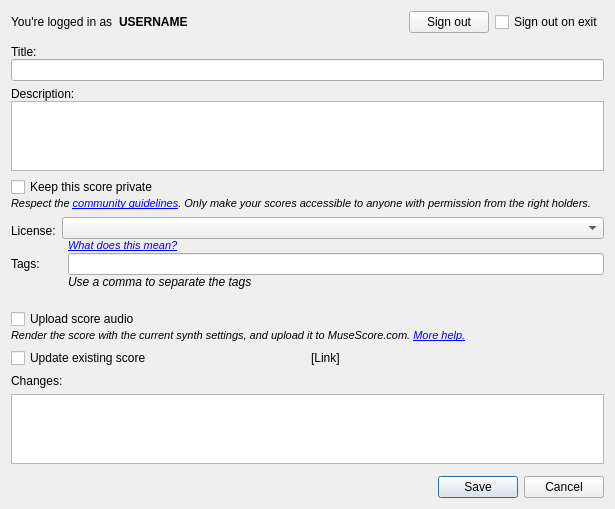
<?xml version="1.0" encoding="UTF-8"?>
<ui version="4.0">
 <class>UploadScoreDialog</class>
 <widget class="QDialog" name="UploadScoreDialog">
  <property name="geometry">
   <rect>
    <x>0</x>
    <y>0</y>
    <width>615</width>
    <height>491</height>
   </rect>
  </property>
  <property name="windowTitle">
   <string>Score Information</string>
  </property>
  <property name="modal">
   <bool>true</bool>
  </property>
  <layout class="QGridLayout" name="gridLayout">
   <property name="verticalSpacing">
    <number>12</number>
   </property>
   <item row="0" column="0">
    <layout class="QHBoxLayout" name="horizontalLayout">
     <property name="spacing">
      <number>6</number>
     </property>
     <item>
      <widget class="QLabel" name="label_3">
       <property name="text">
        <string>You're logged in as</string>
       </property>
      </widget>
     </item>
     <item>
      <widget class="QLabel" name="lblUsername">
       <property name="font">
        <font>
         <weight>75</weight>
         <bold>true</bold>
        </font>
       </property>
       <property name="text">
        <string notr="true" extracomment="Placeholder, gets set programatically">USERNAME</string>
       </property>
      </widget>
     </item>
     <item>
      <spacer name="horizontalSpacer_4">
       <property name="orientation">
        <enum>Qt::Horizontal</enum>
       </property>
       <property name="sizeHint" stdset="0">
        <size>
         <width>40</width>
         <height>20</height>
        </size>
       </property>
      </spacer>
     </item>
     <item>
      <widget class="QPushButton" name="btnSignout">
       <property name="text">
        <string>Sign out</string>
       </property>
      </widget>
     </item>
     <item>
      <widget class="QCheckBox" name="chkSignoutOnExit">
       <property name="text">
        <string>Sign out on exit</string>
       </property>
      </widget>
     </item>
    </layout>
   </item>
   <item row="1" column="0">
    <layout class="QVBoxLayout" name="verticalLayout">
     <property name="spacing">
      <number>6</number>
     </property>
     <item>
      <layout class="QVBoxLayout" name="verticalLayout_2">
       <property name="spacing">
        <number>0</number>
       </property>
       <item>
        <widget class="QLabel" name="lblTitle">
         <property name="sizePolicy">
          <sizepolicy hsizetype="Preferred" vsizetype="Preferred">
           <horstretch>0</horstretch>
           <verstretch>0</verstretch>
          </sizepolicy>
         </property>
         <property name="text">
          <string>Title:</string>
         </property>
        </widget>
       </item>
       <item>
        <widget class="QLineEdit" name="title"/>
       </item>
      </layout>
     </item>
     <item>
      <layout class="QVBoxLayout" name="verticalLayout_3">
       <property name="spacing">
        <number>0</number>
       </property>
       <item>
        <widget class="QLabel" name="lblDescription">
         <property name="text">
          <string>Description:</string>
         </property>
        </widget>
       </item>
       <item>
        <widget class="QPlainTextEdit" name="description">
         <property name="sizeAdjustPolicy">
          <enum>QAbstractScrollArea::AdjustToContentsOnFirstShow</enum>
         </property>
        </widget>
       </item>
      </layout>
     </item>
     <item>
      <layout class="QGridLayout" name="gridLayout_2">
       <property name="horizontalSpacing">
        <number>6</number>
       </property>
       <property name="verticalSpacing">
        <number>0</number>
       </property>
       <item row="0" column="0" colspan="3">
        <widget class="QCheckBox" name="cbPrivate">
         <property name="text">
          <string>Keep this score private</string>
         </property>
        </widget>
       </item>
       <item row="1" column="0" colspan="3">
        <widget class="QLabel" name="privateHelp">
         <property name="text">
          <string notr="true" extracomment="Placeholder, gets set and translated programatically">&lt;!DOCTYPE HTML PUBLIC &quot;-//W3C//DTD HTML 4.0//EN&quot; &quot;http://www.w3.org/TR/REC-html40/strict.dtd&quot;&gt;
&lt;html&gt;&lt;head&gt;&lt;meta name=&quot;qrichtext&quot; content=&quot;1&quot; /&gt;&lt;style type=&quot;text/css&quot;&gt;
p, li { white-space: pre-wrap; }
&lt;/style&gt;&lt;/head&gt;&lt;body style=&quot; font-family:'MS Shell Dlg 2'; font-size:8pt; font-weight:400; font-style:normal;&quot;&gt;
&lt;p style=&quot; margin-top:0px; margin-bottom:0px; margin-left:0px; margin-right:0px; -qt-block-indent:0; text-indent:0px;&quot;&gt;&lt;span style=&quot; font-style:italic;&quot;&gt;Respect the &lt;/span&gt;&lt;a href=&quot;https://musescore.com/community-guidelines&quot;&gt;&lt;span style=&quot; font-style:italic; text-decoration: underline; color:#0000ff;&quot;&gt;community guidelines&lt;/span&gt;&lt;/a&gt;&lt;span style=&quot; font-style:italic;&quot;&gt;. Only make your scores accessible to anyone with permission from the right holders.&lt;/span&gt;&lt;/p&gt;&lt;/body&gt;&lt;/html&gt;</string>
         </property>
         <property name="wordWrap">
          <bool>true</bool>
         </property>
         <property name="openExternalLinks">
          <bool>true</bool>
         </property>
        </widget>
       </item>
       <item row="2" column="0" rowspan="2">
        <widget class="QLabel" name="label_spacer_0"/>
       </item>
       <item row="3" column="1" rowspan="3" colspan="2">
        <widget class="QComboBox" name="license"/>
       </item>
       <item row="4" column="0">
        <widget class="QLabel" name="lblLicense">
         <property name="sizePolicy">
          <sizepolicy hsizetype="Fixed" vsizetype="Preferred">
           <horstretch>0</horstretch>
           <verstretch>0</verstretch>
          </sizepolicy>
         </property>
         <property name="minimumSize">
          <size>
           <width>40</width>
           <height>0</height>
          </size>
         </property>
         <property name="text">
          <string>License:</string>
         </property>
        </widget>
       </item>
       <item row="5" column="2" rowspan="2">
        <widget class="QLabel" name="licenseHelp">
         <property name="text">
          <string notr="true" extracomment="Placeholder, gets set and translated programatically">&lt;!DOCTYPE HTML PUBLIC &quot;-//W3C//DTD HTML 4.0//EN&quot; &quot;http://www.w3.org/TR/REC-html40/strict.dtd&quot;&gt;
&lt;html&gt;&lt;head&gt;&lt;meta name=&quot;qrichtext&quot; content=&quot;1&quot; /&gt;&lt;style type=&quot;text/css&quot;&gt;
p, li { white-space: pre-wrap; }
&lt;/style&gt;&lt;/head&gt;&lt;body style=&quot; font-family:'MS Shell Dlg 2'; font-size:8.25pt; font-weight:400; font-style:normal;&quot;&gt;
&lt;p style=&quot; margin-top:0px; margin-bottom:0px; margin-left:0px; margin-right:0px; -qt-block-indent:0; text-indent:0px;&quot;&gt;&lt;a href=&quot;http://redirect.musescore.com/help/license&quot;&gt;&lt;span style=&quot; font-style:italic; text-decoration: underline; color:#0000ff;&quot;&gt;What does this mean?&lt;/span&gt;&lt;/a&gt;&lt;/p&gt;&lt;/body&gt;&lt;/html&gt;</string>
         </property>
         <property name="openExternalLinks">
          <bool>true</bool>
         </property>
        </widget>
       </item>
       <item row="6" column="0">
        <widget class="QLabel" name="label_spacer_2"/>
       </item>
       <item row="7" column="0">
        <widget class="QLabel" name="lblTag">
         <property name="sizePolicy">
          <sizepolicy hsizetype="Fixed" vsizetype="Preferred">
           <horstretch>0</horstretch>
           <verstretch>0</verstretch>
          </sizepolicy>
         </property>
         <property name="minimumSize">
          <size>
           <width>40</width>
           <height>0</height>
          </size>
         </property>
         <property name="text">
          <string>Tags:</string>
         </property>
        </widget>
       </item>
       <item row="7" column="2">
        <widget class="QLineEdit" name="tags">
         <property name="sizePolicy">
          <sizepolicy hsizetype="Expanding" vsizetype="Fixed">
           <horstretch>0</horstretch>
           <verstretch>0</verstretch>
          </sizepolicy>
         </property>
        </widget>
       </item>
       <item row="8" column="0">
        <widget class="QLabel" name="label_spacer_3"/>
       </item>
       <item row="8" column="2">
        <widget class="QLabel" name="tagsHelp">
         <property name="font">
          <font>
           <italic>true</italic>
          </font>
         </property>
         <property name="text">
          <string notr="true" extracomment="Placeholder, gets set and translated programatically">Use a comma to separate the tags</string>
         </property>
        </widget>
       </item>
       <item row="10" column="0">
        <widget class="QLabel" name="label_spacer_4">
         <property name="text">
          <string/>
         </property>
        </widget>
       </item>
       <item row="4" column="0">
        <widget class="QLabel" name="label_spacer_1"/>
       </item>
      </layout>
     </item>
     <item>
      <layout class="QGridLayout" name="gridLayout_3">
       <property name="verticalSpacing">
        <number>0</number>
       </property>
       <item row="0" column="0">
        <widget class="QCheckBox" name="uploadAudio">
         <property name="text">
          <string>Upload score audio</string>
         </property>
        </widget>
       </item>
       <item row="1" column="0">
        <widget class="QLabel" name="uploadAudioHelp">
         <property name="mouseTracking">
          <bool>true</bool>
         </property>
         <property name="text">
          <string notr="true" extracomment="Placeholder, gets set and translated programatically">&lt;!DOCTYPE HTML PUBLIC &quot;-//W3C//DTD HTML 4.0//EN&quot; &quot;http://www.w3.org/TR/REC-html40/strict.dtd&quot;&gt;
&lt;html&gt;&lt;head&gt;&lt;meta name=&quot;qrichtext&quot; content=&quot;1&quot; /&gt;&lt;style type=&quot;text/css&quot;&gt;
p, li { white-space: pre-wrap; }
&lt;/style&gt;&lt;/head&gt;&lt;body style=&quot; font-family:'MS Shell Dlg 2'; font-size:8pt; font-weight:400; font-style:normal;&quot;&gt;
&lt;p style=&quot; margin-top:0px; margin-bottom:0px; margin-left:0px; margin-right:0px; -qt-block-indent:0; text-indent:0px;&quot;&gt;&lt;span style=&quot; font-style:italic;&quot;&gt;Render the score with the current synth settings, and upload it to MuseScore.com. &lt;/span&gt;&lt;a href=&quot;https://musescore.com/community-guidelines&quot;&gt;&lt;span style=&quot; font-style:italic; text-decoration: underline; color:#0000ff;&quot;&gt;More help.&lt;/span&gt;&lt;/a&gt;&lt;/p&gt;&lt;/body&gt;&lt;/html&gt;</string>
         </property>
         <property name="wordWrap">
          <bool>true</bool>
         </property>
         <property name="openExternalLinks">
          <bool>true</bool>
         </property>
        </widget>
       </item>
      </layout>
     </item>
     <item>
      <layout class="QGridLayout" name="gridLayout_4">
       <item row="0" column="0">
        <widget class="QCheckBox" name="updateExistingCb">
         <property name="text">
          <string>Update existing score</string>
         </property>
        </widget>
       </item>
       <item row="0" column="1">
        <widget class="QLabel" name="linkToScore">
         <property name="text">
          <string notr="true" extracomment="Hyperlink, gets set/unset programatically">[Link]</string>
         </property>
         <property name="openExternalLinks">
          <bool>true</bool>
         </property>
        </widget>
       </item>
      </layout>
     </item>
     <item>
      <layout class="QVBoxLayout" name="vlChanges">
       <item>
        <widget class="QLabel" name="lblChanges">
         <property name="text">
          <string>Changes:</string>
         </property>
        </widget>
       </item>
       <item>
        <widget class="QPlainTextEdit" name="changes">
         <property name="sizeAdjustPolicy">
          <enum>QAbstractScrollArea::AdjustToContentsOnFirstShow</enum>
         </property>
        </widget>
       </item>
      </layout>
     </item>
    </layout>
   </item>
   <item row="2" column="0">
    <widget class="QDialogButtonBox" name="buttonBox">
     <property name="orientation">
      <enum>Qt::Horizontal</enum>
     </property>
     <property name="standardButtons">
      <set>QDialogButtonBox::Cancel|QDialogButtonBox::Save</set>
     </property>
     <property name="centerButtons">
      <bool>false</bool>
     </property>
    </widget>
   </item>
  </layout>
 </widget>
 <resources/>
 <connections>
  <connection>
   <sender>buttonBox</sender>
   <signal>accepted()</signal>
   <receiver>UploadScoreDialog</receiver>
   <slot>accept()</slot>
   <hints>
    <hint type="sourcelabel">
     <x>248</x>
     <y>254</y>
    </hint>
    <hint type="destinationlabel">
     <x>157</x>
     <y>274</y>
    </hint>
   </hints>
  </connection>
  <connection>
   <sender>buttonBox</sender>
   <signal>rejected()</signal>
   <receiver>UploadScoreDialog</receiver>
   <slot>reject()</slot>
   <hints>
    <hint type="sourcelabel">
     <x>316</x>
     <y>260</y>
    </hint>
    <hint type="destinationlabel">
     <x>286</x>
     <y>274</y>
    </hint>
   </hints>
  </connection>
 </connections>
</ui>
